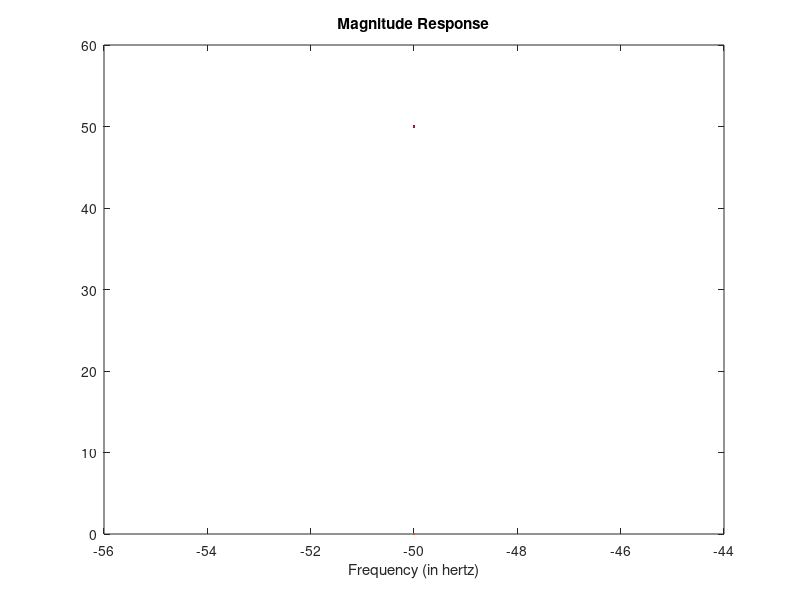

Write the MATLAB code that produced this figure.
   %%Time specifications:
   Fs = 100;                      % samples per second
   dt = 1/Fs;                     % seconds per sample
   StopTime = 1;                  % seconds
   t = (0:dt:StopTime-dt);
   N = size(t,1);
   
   %%Sine wave:
   Fc = 12;                       % hertz
   x = cos(2*pi*Fc*t);
   %%Fourier Transform:
   X = fftshift(fft(x));

   %%Frequency specifications:
   dF = Fs/N;                      % hertz
   f = -Fs/2:dF:Fs/2-dF;           % hertz

   %%Plot the spectrum:
   figure;
   plot(f,abs(X)/N);
   xlabel('Frequency (in hertz)');
   title('Magnitude Response');